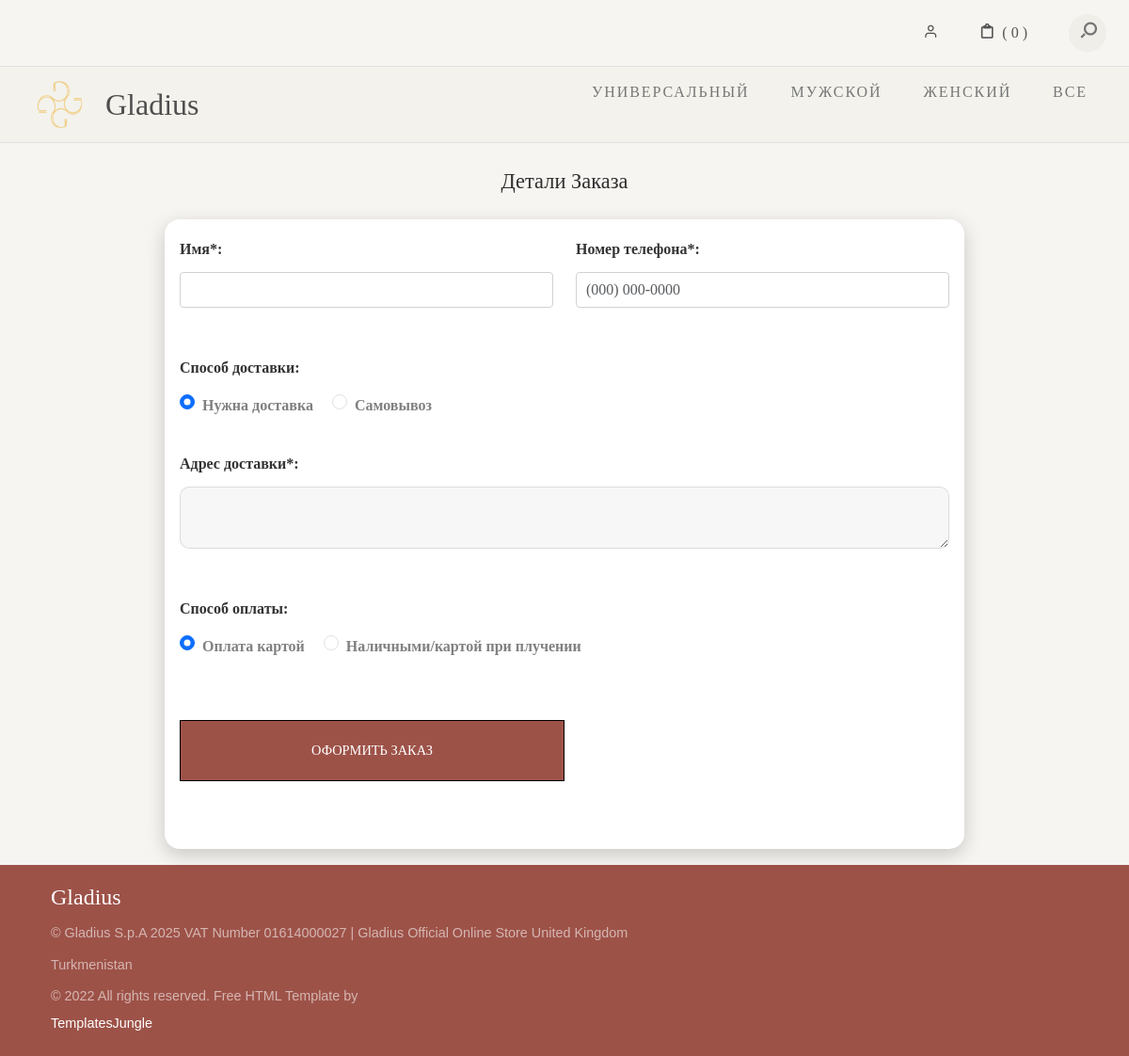
Screenshot of /order/create-order/ (signed in) with the database file from the repository.
### parfumes/models.py (models this page shows, shortened)
class Category(models.Model):
  name = models.CharField(max_length=100, unique=True, verbose_name='Название')
  slug = models.SlugField(max_length=150, unique=True, verbose_name='URL')
  is_active = models.BooleanField(default=True)
  created_at = models.DateTimeField(auto_now_add=True)
  updated_at = models.DateTimeField(auto_now=True)
  class Meta:
    db_table = 'category'
    verbose_name = 'Категория'
    verbose_name_plural = 'Категории'

### order/views.py (the view, shortened to what this page needs)
# urls.py: path('create-order/', views.CreateOrderView.as_view(), name='create_order'),
class CreateOrderView(LoginRequiredMixin, FormView):
  template_name = 'order/create_order.html'
  form_class = CreateOrderForm
  success_url = reverse_lazy('user:profile')
  def get_initial(self):
    initial = super().get_initial()
    initial['username'] = self.request.user.username
    return initial
  def get_context_data(self, **kwargs):
      context = super().get_context_data(**kwargs)
      context["title"] = 'Оформление заказа'
      return context

### order/froms.py
class CreateOrderForm(forms.Form):
  first_name = forms.CharField()
  phone_number = forms.CharField()
  requires_delivery= forms.ChoiceField(
    choices=[
      ("0", "False"),
      ('1', 'True'),
      ],
  )
  delivery_address= forms.CharField(required=False)

### cart/context_processors.py (called while the page is built)
def cart_context(request):
  cart = None
  if request.user.is_authenticated:
    cart = Cart.objects.filter(user=request.user).first()
  else:
    session_key = request.session.session_key
    if not session_key:
      request.session.create()
      session_key = request.session.session_key
    cart = Cart.objects.filter(session_key=session_key).first()
  total_items = 0
  if cart:
    total_items = sum(item.quantity for item in cart.items.all())
  return {'total_items': total_items}

### main/templatetags/product_tags.py (called while the page is built)
@register.simple_tag()
def tag_categories():
  return  Category.objects.all()

### order/templates/order/create_order.html (shortened to what this page needs)
{% extends "base.html" %}
{% load static %}
{% block content %}
    <div class="container">
        <h3 class="text-center">Детали заказа</h3>
        <div class="card mb-3">
            <div class="card-body">
                <form action="{% url "order:create_order" %}" method="post" id="create_order_form">
                    <div class="row">
                        <div class="col-md-6 mb-3">
                            <label for="username" class="form-label">Имя*:</label>
                            <input type="text" class="form-control" id="id_username"
                                value="{% if form.username.value %}{{ form.username.value }}{% endif %}"
                                name="first_name" required>
                        </div>
                        <div class="col-md-6 mb-3">
                            <label for="id_phone_number" class="form-label">Номер телефона*:</label>
                            <input type="text" class="form-control" id="id_phone_number" name="phone_number"
                                value="{% if form.phone_number.value %}{{ form.phone_number.value }}{% endif %}"
                                placeholder="(000) 000-0000"
                                required>
                        </div>
                        <div class="col-md-12 mb-3">
                            <label for="delivery" class="form-label">Способ доставки: </label>
                            <div class="form-check form-check-inline">
                                <input class="form-check-input" type="radio" name="requires_delivery"
                                    id="id_requires_delivery" value="1" checked>
                                <label class="form-check-label" for="id_requires_delivery">Нужна
                                    доставка</label>
                            </div>
                            <div class="form-check form-check-inline">
                                <input class="form-check-input" type="radio" name="requires_delivery"
                                    id="id_requires_delivery" value="0">
                                <label class="form-check-label" for="id_requires_delivery">Самовывоз</label>
                            </div>
                        </div>
                        <div class="mb-3" id="deliveryAddressField">
                            <label for="id_delivery_address" class="form-label">Адрес
                                доставки*:</label>
                            <textarea class="form-control" id="id_delivery_address"
                                value="{% if form.delivery_address.value %}{{ form.delivery_address.value }}{% endif %}"
                                name="delivery_address" rows="2"></textarea>
                        </div>
                        <div class="col-md-12 mb-3">
                            <label class="form-label">Способ оплаты: </label>
                            <div class="form-check form-check-inline">
                                <input class="form-check-input" type="radio" name="payment_on_get"
                                    id="id_payment_on_get" value="0" checked>
                                <label class="form-check-label" for="id_payment_on_get">Оплата
                                    картой</label>
                            </div>
                            <div class="form-check form-check-inline">
                                <input class="form-check-input" type="radio" name="payment_on_get"
                                    id="id_payment_on_get" value="1">
                                <label class="form-check-label" for="id_payment_on_get">Наличными/картой
                                    при плучении</label>
                            </div>
                        </div>
                    </div>
                    <button type="submit" class="btn btn-dark">Оформить заказ</button>
                </form>
            </div>
        </div>
    </div>
{% endblock  %}

### templates/base.html (shortened to what this page needs)
{% load static %}
{% load product_tags %}
<!DOCTYPE html>
<html lang="en">
<head>
	<link rel="stylesheet" href="{% static "css/bootstrap/bootstrap.min.css" %}">
	<link rel="stylesheet" type="text/css" href="{% static 'css/normalize.css' %}">
    <link rel="stylesheet" type="text/css" href="{% static 'icomoon/icomoon.css' %}">
    <link rel="stylesheet" type="text/css" href="{% static 'css/vendor.css' %}">
    <link rel="stylesheet" type="text/css" href="{% static 'css/style.css' %}">
    <link rel="stylesheet" type="text/css" href="{% static 'css/cart.css' %}">
</head>
<body style="background-color: #F7F5F1 !important;" data-bs-spy="scroll" data-bs-target="#header" tabindex="0">
	<div id="header-wrap">
		<div class="top-content">
			<div class="container-fluid">
				<div class="row">
					<div class="col-md-6">
					</div>
					<div class="col-md-6">
						<div class="right-element">
							{% if user.is_authenticated %}
							<a href="{% url "user:profile" %}" class="user-account for-buy"><i
								class="icon icon-user"></i></a>
								<a href="{% url "cart:cart-detail" %}" class="cart for-buy"><i class="icon icon-clipboard">
								</i><span>
									( {{ total_items }} )</span></a>
									{% else %}
									<a href="{% url "cart:cart-detail" %}" class="cart for-buy"><i class="icon icon-clipboard">
								</i><span>
									<a href="{% url "user:login" %}" class="">Войти</i>
										{% endif %}
										<div class="action-menu">
										<div class="search-bar">
											<a href="#" class="search-button search-toggle" data-selector="#header-wrap">
												<i class="icon icon-search"></i>
											</a>
									<form role="search" method="get" action='{% url "catalog:search" %}' class="search-box">
										<input class="search-field text search-input" placeholder="Search"
											type="search" name='search'>
									</form>
								</div>
							</div>
						</div>
					</div>
				</div>
			</div>
		</div>
		<header id="header" class="py-0">
			<div class="container-fluid">
				<div class="row">
					<div class="col-md-2">
						<div class="main-logo d-flex align-items-center">
							<a href="{% url "main:index" %}" class="text-decoration-none d-flex align-items-center">
								<img class="logo-img me-2" src={% static "images/icons/Gladius-icon.png" %} alt="logo">
								<span class="fs-2">Gladius</span>
							</a>
						</div>
					</div>
					<div class="col-md-10">
						<nav id="navbar">
							<div class="main-menu stellarnav">
								<ul class="menu-list">
									{% tag_categories as categories %}
									{% for category in categories %}
									<li class="menu-item"><a href="{% url "catalog:catalog" category.slug %}"
										 class="nav-link mt-2">{{ category.name }}</a></li>
									{% endfor %}
								</ul>
							</div>
						</nav>
					</div>
				</div>
			</div>
		</header>
	</div>
<div class='main-content'>
	{% block content %}{% endblock  %}
</div>
    <div class="footer">
        <div class="container">
            <div class="row">
                <div class="col-12">
                    <div class="logo">
                        <span style="font-family: 'cursive'; font-size: 1.5rem;">Gladius</span>
                    </div>
                    <p>© Gladius S.p.A 2025 VAT Number 01614000027 | Gladius Official Online Store United Kingdom</p>
                    <p>Turkmenistan</p>
										<p>© 2022 All rights reserved. Free HTML Template by <a
										href="https://www.templatesjungle.com/" target="_blank">TemplatesJungle</a></p>
                </div>
            </div>
        </div>
    </div>
</body>
</html>

### static/icomoon/icomoon.css (style rules this page uses)
[class^="icon-"], [class*=" icon-"] { font-family: 'icomoon' !important; speak: never; font-style: normal; font-weight: normal; font-variant: normal; text-transform: none; line-height: 1; -webkit-font-smoothing: antialiased; -moz-osx-font-smoothing: grayscale; }
.icon-user:before { content: "\e907"; }
.icon-search:before { content: "\e905"; }
.icon-clipboard:before { content: "\e908"; }

### static/css/cart.css (style rules this page uses)
* { margin: 0; padding: 0; box-sizing: border-box; }
:root { --text-clr: #4f4f4f; }
body { background: #fff; color: var(--text-clr); }
p { color: #6c757d; font-size: 0.85rem; }
a { text-decoration: none; color: var(--text-clr); }
.card { border: none; }

### rows the page displays
Category: name "УНИВЕРСАЛЬНЫЙ"
Category: name "МУЖСКОЙ"
Category: name "ЖЕНСКИЙ"
Category: name "ВСЕ"

### other values shown
{{ total_items }} "0"
